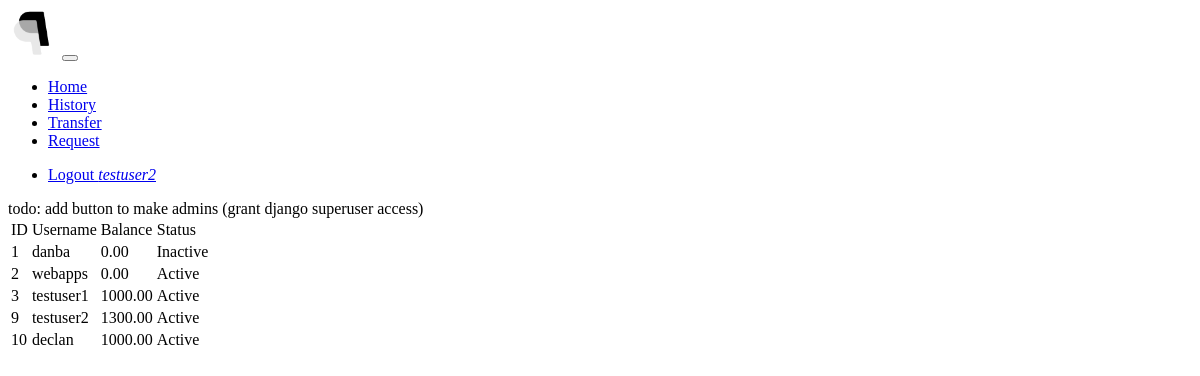
The page /admin-users/ (signed in) on the database as committed earlier.
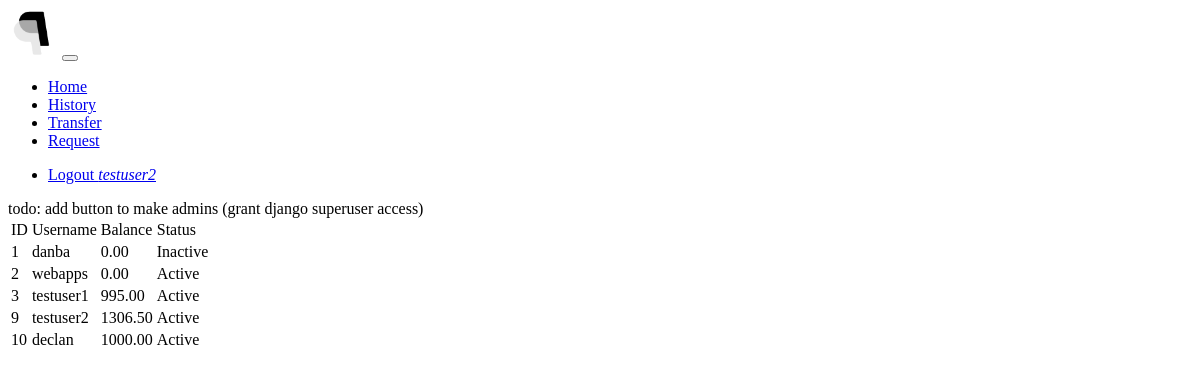
The same page on the database as committed later.
### payapp/models.py (models this page shows, shortened)
class Person(models.Model):
    user = models.OneToOneField(settings.AUTH_USER_MODEL, on_delete=models.CASCADE)
    active = models.BooleanField(default=True)  # disable users rather than deleting them to preserve history
    balance = PayAppMoneyField()
    class Meta:
        ordering = ("user", "active")

### payapp/views.py (the view)
# urls.py: path('admin-users/', admin_users, name='admin-users'),
@login_required(login_url='/login/')
def admin_users(request):
    admin_area(request.user)
    context = {
        'people': Person.objects.all()
    }
    return render(request, 'payapp/admin_users.html', context=context)

### common/util.py (called while the page is built)
def admin_area(check_user):
    if check_user.is_staff:
        return True
    else:
        return redirect('home')

### templates/payapp/admin_users.html (shortened to what this page needs)
{% extends 'webapps2024/base.html' %}
{% block content %}
    todo: add button to make admins (grant django superuser access)
    {% if people %}
        <table class="table">
        <thead>
        <tr>
            <td>ID</td>
            <td>Username</td>
            <td>Balance</td>
            <td>Status</td>
        </tr>
        </thead>
        <tbody>
        {% for person in people %}
            <tr>
            <td>{{ person.user.id }}</td>
            <td>{{ person.user.username }}</td>
            <td>{{ person.balance }}</td>
            <td>{% if person.active %} Active {% else %} Inactive {% endif %}</td>
            </tr>
        {% endfor %}
        </tbody>
        </table>
    {% endif %}
{% endblock %}

Rows that differ between the two databases and show on the page:
changed Person "testuser1": balance "1000.00" → "995.00"
changed Person "testuser2": balance "1300.00" → "1306.50"
